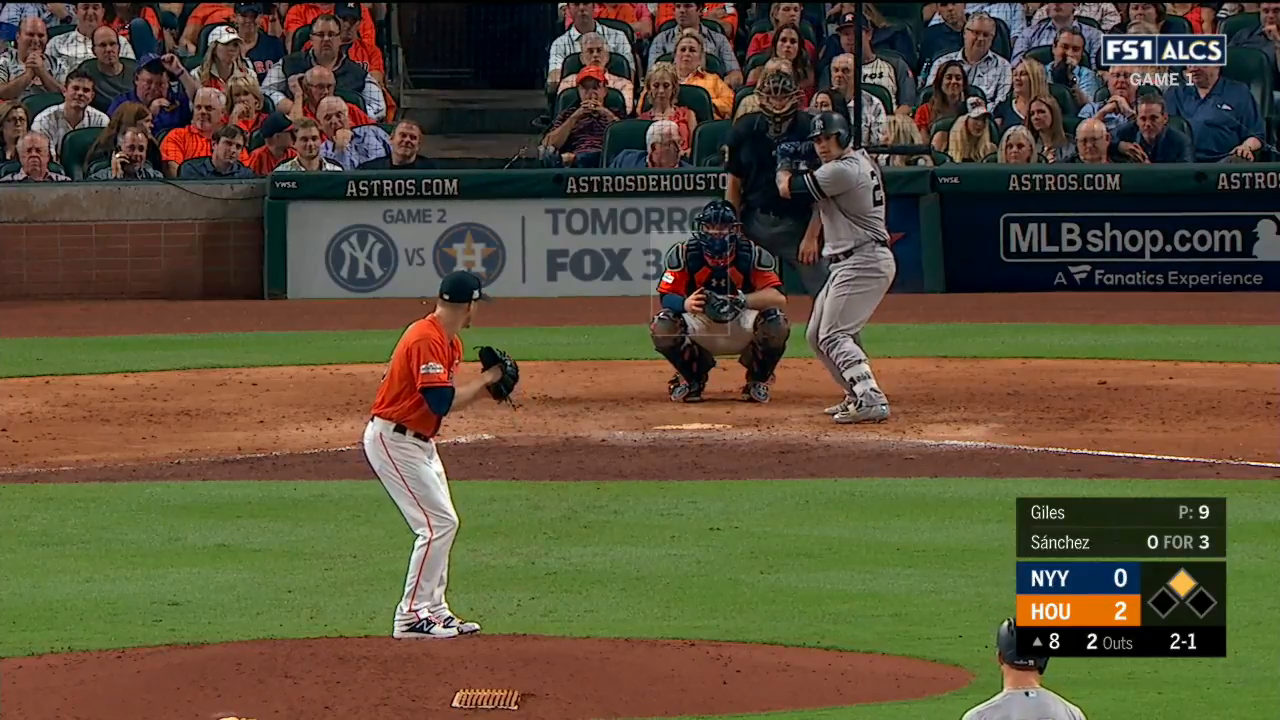
#> input picture frame 44 of baseline_data/5JY0CXNJ9JAP.mp4, 1280 x 720 px
$ python simplified_pitch_classifier.py
#> lines starting #> are read from the running program, lines starting #| are printed output that depends on the picture; after the words box and inside, x2 and y2 are one past the last pixel; in counts of white or black regions, pixels touching at a corner belong together
#> (reads data/mlb-youtube-segmented.json from the repository)
import cv2
import numpy as np
import matplotlib.pyplot as plt
import os
import json
from collections import Counter

def process_video(video_path):
#> called with video_path = '../baseline_data/5JY0CXNJ9JAP.mp4'
    cap = cv2.VideoCapture(video_path)

    if not cap.isOpened():
        return None

    ball_positions = []
    bg_subtractor = cv2.createBackgroundSubtractorMOG2(history=20, varThreshold=25)
    frame_count = 0

    while True:
        ret, frame = cap.read()
#> frame is the input picture: shape (720, 1280, 3); mean B, G, R 56.8, 79.9, 90.6
        if not ret:
            break

        frame_count += 1
        fg_mask = bg_subtractor.apply(frame)
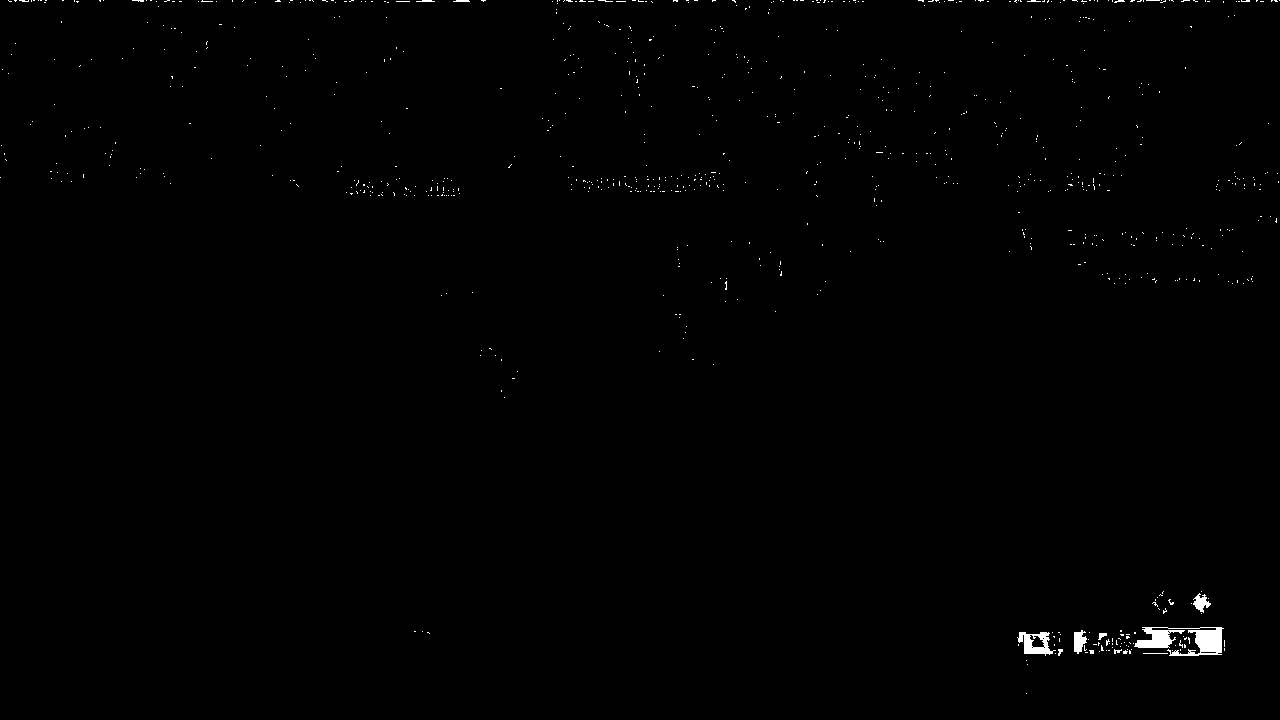
#> fg_mask: shape (720, 1280); values 127 (black) and 255 (white), 0.46% white; 878 white regions (868 under 20 px), largest, box (x1, y1, x2, y2) and area: (1134, 627, 1224, 656) 1372, (1017, 632, 1056, 656) 472, (1074, 630, 1087, 654) 209

        kernel = np.ones((3, 3), np.uint8)
        fg_mask = cv2.morphologyEx(fg_mask, cv2.MORPH_OPEN, kernel)
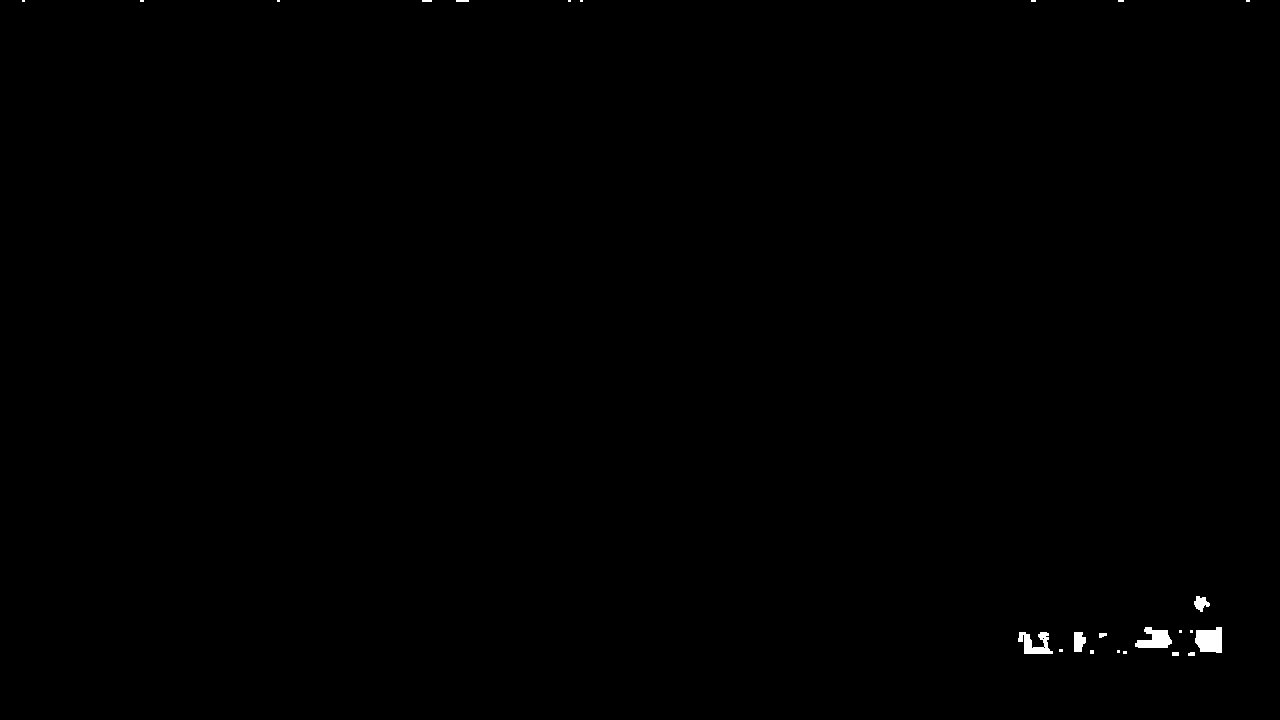
#> fg_mask: shape (720, 1280); values 127 (black) and 255 (white), 0.23% white; 24 white regions (14 under 20 px), largest, box (x1, y1, x2, y2) and area: (1195, 627, 1222, 653) 577, (1135, 627, 1172, 648) 492, (1018, 632, 1053, 654) 432
        fg_mask = cv2.morphologyEx(fg_mask, cv2.MORPH_CLOSE, kernel)
#> fg_mask: shape (720, 1280); values 127 (black) and 255 (white), 0.23% white; 24 white regions (14 under 20 px), largest, box (x1, y1, x2, y2) and area: (1195, 627, 1222, 653) 577, (1135, 627, 1172, 648) 492, (1018, 632, 1053, 654) 447

        contours, _ = cv2.findContours(fg_mask, cv2.RETR_EXTERNAL, cv2.CHAIN_APPROX_SIMPLE)
#> contours = [[[0, 0], [0, 719], [1279, 719], [1279, 0]]]

        best_ball = None
        max_circularity = 0

        for contour in contours:
            area = cv2.contourArea(contour)
            if area < 20 or area > 500:
                continue

            perimeter = cv2.arcLength(contour, True)
            if perimeter == 0:
                continue

            circularity = 4 * np.pi * area / (perimeter * perimeter)

            if circularity > max_circularity and circularity > 0.5:
                max_circularity = circularity
                best_ball = contour
#> this loop made 1 pass
#> (contour, area) on pass 1: ([[0, 0], [0, 719], [1279, 719], [1279, 0]], 919601)
#> after the loop, max_circularity = 0

        if best_ball is not None:
            M = cv2.moments(best_ball)
            if M["m00"] != 0:
                cx = int(M["m10"] / M["m00"])
                cy = int(M["m01"] / M["m00"])
                ball_positions.append((cx, cy, frame_count))

    cap.release()
    return np.array(ball_positions) if ball_positions else None

# [65 lines left out: functions extract_features, predict_pitch_type, not called in this run]

def map_true_pitch_to_binary(pitch_type):
    if pitch_type.lower() in ["fastball", "sinker"]:
        return "fastball"
    else:
        return "offspeed"

# [5 lines left out: function map_predicted_pitch_to_binary, not called in this run]

def analyze_pitch(video_path):
    ball_positions = process_video(video_path)

    if ball_positions is not None and len(ball_positions) > 0:
        features = extract_features(ball_positions)

        if features:
            detailed_type = predict_pitch_type(features)
            binary_class = map_predicted_pitch_to_binary(detailed_type)

            return detailed_type, binary_class

    return "unknown", "unknown"

def load_pitch_data(json_path):
    try:
        with open(json_path, 'r') as f:
            data = json.load(f)
        return data
    except Exception as e:
        return {}

def extract_video_id_from_filename(filename):
    return os.path.splitext(filename)[0]

def main():
    data_dir = "../baseline_data"
    json_path = "../data/mlb-youtube-segmented.json"

    pitch_data = load_pitch_data(json_path)

    if not pitch_data:
        return

    video_files = [f for f in os.listdir(data_dir) if f.endswith(('.mp4', '.mov'))]

    if not video_files:
        return

    detailed_results = []
    binary_results = []
    detailed_correct = 0
    binary_correct = 0
    total_predictions = 0

    for filename in video_files:
        video_path = os.path.join(data_dir, filename)
        video_id = extract_video_id_from_filename(filename)

        true_detailed_type = "unknown"
        if video_id in pitch_data:
            if "type" in pitch_data[video_id]:
                true_detailed_type = pitch_data[video_id]["type"]

        if true_detailed_type == "unknown":
            continue

        true_binary_class = map_true_pitch_to_binary(true_detailed_type)

        predicted_detailed_type, predicted_binary_class = analyze_pitch(video_path)

        detailed_is_correct = predicted_detailed_type == true_detailed_type
        binary_is_correct = predicted_binary_class == true_binary_class

        if detailed_is_correct:
            detailed_correct += 1
        if binary_is_correct:
            binary_correct += 1

        total_predictions += 1

        detailed_results.append({
            "filename": filename,
            "true_type": true_detailed_type,
            "predicted_type": predicted_detailed_type,
            "correct": detailed_is_correct
        })

        binary_results.append({
            "filename": filename,
            "true_type": true_detailed_type,
            "true_binary": true_binary_class,
            "predicted_binary": predicted_binary_class,
            "correct": binary_is_correct
        })

    if total_predictions > 0:
        detailed_accuracy = detailed_correct / total_predictions * 100
        binary_accuracy = binary_correct / total_predictions * 100

        true_detailed = [r["true_type"] for r in detailed_results]
        pred_detailed = [r["predicted_type"] for r in detailed_results]

        true_binary = [r["true_binary"] for r in binary_results]
        pred_binary = [r["predicted_binary"] for r in binary_results]

        confusion = {
            "fastball": {"fastball": 0, "offspeed": 0},
            "offspeed": {"fastball": 0, "offspeed": 0}
        }

        for r in binary_results:
            true_class = r["true_binary"]
            pred_class = r["predicted_binary"]
            if true_class in confusion and pred_class in confusion[true_class]:
                confusion[true_class][pred_class] += 1

        true_pos = confusion['fastball']['fastball']
        false_pos = confusion['offspeed']['fastball']
        true_neg = confusion['offspeed']['offspeed']
        false_neg = confusion['fastball']['offspeed']

        precision_fastball = true_pos / (true_pos + false_pos) if (true_pos + false_pos) > 0 else 0
        recall_fastball = true_pos / (true_pos + false_neg) if (true_pos + false_neg) > 0 else 0
        f1_fastball = 2 * (precision_fastball * recall_fastball) / (precision_fastball + recall_fastball) if (precision_fastball + recall_fastball) > 0 else 0

        precision_offspeed = true_neg / (true_neg + false_neg) if (true_neg + false_neg) > 0 else 0
        recall_offspeed = true_neg / (true_neg + false_pos) if (true_neg + false_pos) > 0 else 0
        f1_offspeed = 2 * (precision_offspeed * recall_offspeed) / (precision_offspeed + recall_offspeed) if (precision_offspeed + recall_offspeed) > 0 else 0

if __name__ == "__main__":
    main()
